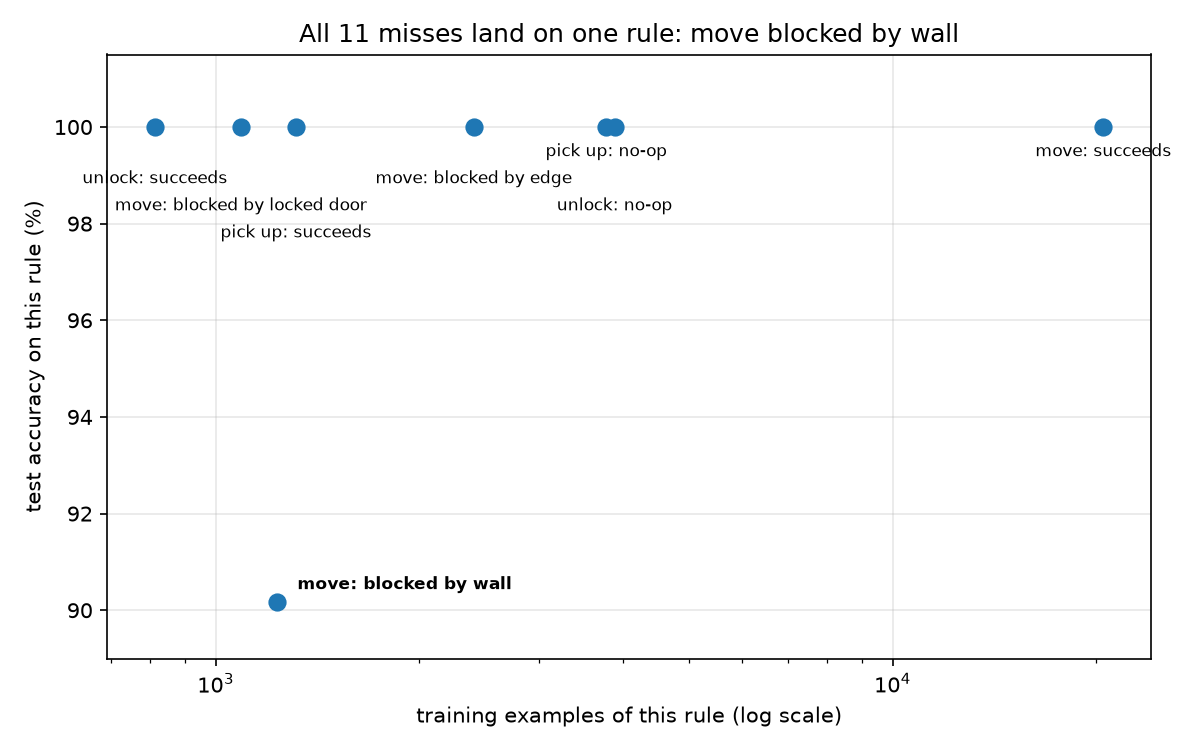

Here is the Python script that generated this plot:
"""Per-rule breakdown of the test results, from committed files only.

Slices every test transition into the rule it exercises (move that works,
move blocked by an edge / a wall / the locked door, pick-up, unlock), then
joins the autopsy's miss list to report exact-match accuracy per rule next
to how often that rule appears in training. No model call is needed: the
autopsy already graded all 3,000 single-step transitions, so accuracy per
rule is 1 - (misses in that rule / test rows in that rule).

Outputs (all deterministic):
  breakdown.md            the per-rule table
  breakdown.png           training exposure vs test accuracy, one dot per rule
  examples/exhibits.jsonl one showcase transition per rule + one real miss

Run: python breakdown.py   (stdlib; matplotlib only for the chart)
"""

import json
import os
import re
from collections import Counter

from env import GRID_SIZE, _DELTAS

HERE = os.path.dirname(os.path.abspath(__file__))

_STATE_RE = re.compile(
    r"agent=\((\d+),(\d+)\); key=(held|\(\d+,\d+\)); "
    r"door=\((\d+),(\d+)\) (locked|unlocked); has_key=(true|false); "
    r"walls=\[([^\]]*)\]"
)


def parse_state(s):
    m = _STATE_RE.fullmatch(s)
    if not m:
        raise ValueError(f"unparseable state: {s}")
    ax, ay, key, dx, dy, lock, has_key, walls = m.groups()
    return {
        "agent": (int(ax), int(ay)),
        "key": None if key == "held" else tuple(int(v) for v in key[1:-1].split(",")),
        "door": (int(dx), int(dy)),
        "locked": lock == "locked",
        "has_key": has_key == "true",
        "walls": {tuple(int(v) for v in w.split(",")) for w in re.findall(r"\((\d+,\d+)\)", walls.replace(" ", ""))},
    }


def categorize(state_str, action):
    """Name the single rule this (state, action) exercises.

    Mirrors env.step's check order (edge, then wall, then locked door) so the
    category is exactly the branch the environment took.
    """
    s = parse_state(state_str)
    if action in _DELTAS:
        ddx, ddy = _DELTAS[action]
        target = (s["agent"][0] + ddx, s["agent"][1] + ddy)
        if not (0 <= target[0] < GRID_SIZE and 0 <= target[1] < GRID_SIZE):
            return "move: blocked by edge"
        if target in s["walls"]:
            return "move: blocked by wall"
        if target == s["door"] and s["locked"]:
            return "move: blocked by locked door"
        return "move: succeeds"
    if action == "pick up":
        return "pick up: succeeds" if (not s["has_key"] and s["key"] == s["agent"]) else "pick up: no-op"
    if action == "unlock":
        adjacent = abs(s["agent"][0] - s["door"][0]) + abs(s["agent"][1] - s["door"][1]) == 1
        ok = s["has_key"] and s["locked"] and adjacent
        return "unlock: succeeds" if ok else "unlock: no-op"
    raise ValueError(f"unknown action: {action}")


# Wall-blocks split out by direction in the README's autopsy discussion;
# keep the table at rule granularity but note direction for the miss rows.
ORDER = [
    "move: succeeds",
    "move: blocked by edge",
    "move: blocked by wall",
    "move: blocked by locked door",
    "pick up: succeeds",
    "pick up: no-op",
    "unlock: succeeds",
    "unlock: no-op",
]

EXPLAIN = {
    "move: succeeds": "an ordinary step onto an empty cell",
    "move: blocked by edge": "walking off the grid — nothing happens",
    "move: blocked by wall": "walking into a wall — nothing happens",
    "move: blocked by locked door": "walking into the locked door — nothing happens",
    "pick up: succeeds": "standing on the key and taking it",
    "pick up: no-op": "'pick up' anywhere else — nothing happens",
    "unlock: succeeds": "key in hand, next to the door — it opens",
    "unlock: no-op": "'unlock' without key/adjacency — nothing happens",
}


def load_jsonl(path):
    with open(os.path.join(HERE, path)) as f:
        return [json.loads(line) for line in f]


def main():
    train = load_jsonl("data/train.jsonl")
    test = load_jsonl("data/test.jsonl")
    misses = [m for m in load_jsonl("autopsy_misses.jsonl") if m["phase"] == "single"]
    missed_keys = {(m["episode"], m["step"]) for m in misses}
    miss_by_key = {(m["episode"], m["step"]): m for m in misses}

    train_counts = Counter(categorize(r["state"], r["action"]) for r in train)
    test_rows = {c: [] for c in ORDER}
    for r in test:
        test_rows[categorize(r["state"], r["action"])].append(r)

    # --- table ---
    lines = [
        "# Per-rule test accuracy (autopsy of 2026-08-29, all 3,000 single-step transitions)",
        "",
        "Generated by `python breakdown.py` from `data/*.jsonl` + `autopsy_misses.jsonl`.",
        "",
        "| Rule | What it means | Train examples | Test examples | Misses | Accuracy |",
        "|---|---|---:|---:|---:|---:|",
    ]
    for cat in ORDER:
        n_test = len(test_rows[cat])
        n_miss = sum(1 for r in test_rows[cat] if (r["episode"], r["step"]) in missed_keys)
        acc = 100.0 * (n_test - n_miss) / n_test if n_test else float("nan")
        lines.append(
            f"| {cat} | {EXPLAIN[cat]} | {train_counts[cat]:,} | {n_test:,} | {n_miss} | {acc:.2f}% |"
        )
    total_miss = len(missed_keys)
    lines += [
        f"| **all** | | **{len(train):,}** | **{len(test):,}** | **{total_miss}** | "
        f"**{100.0 * (len(test) - total_miss) / len(test):.2f}%** |",
        "",
        "Every miss sits in a single row of this table. Note it is *not* simply",
        "the rarest rule — `unlock: succeeds` is rarer (813 examples) and scores",
        "100%. Wall-blocks are where rarity meets the hardest inference: the only",
        "rule that needs coordinate arithmetic against a variable list with no",
        "textual cue (edges are fixed geometry, the door announces itself with",
        "the word 'locked', and unlock's precondition is flagged by has_key).",
    ]
    table = "\n".join(lines) + "\n"
    with open(os.path.join(HERE, "breakdown.md"), "w") as f:
        f.write(table)
    print(table)

    # --- exhibits: first test row of each rule, plus one real miss, with the
    # model's actual output. The autopsy graded every test row, so any row not
    # in the miss list was predicted exactly right (prediction == truth). ---
    exhibits = []
    for cat in ORDER:
        r = min(test_rows[cat], key=lambda r: (r["episode"], r["step"]))
        key = (r["episode"], r["step"])
        exhibits.append({
            "rule": cat,
            "explain": EXPLAIN[cat],
            "episode": r["episode"],
            "step": r["step"],
            "state": r["state"],
            "action": r["action"],
            "truth": r["next_state"],
            "model_prediction": miss_by_key[key]["pred"] if key in missed_keys else r["next_state"],
            "correct": key not in missed_keys,
        })
    m = min(misses, key=lambda m: (m["episode"], m["step"]))
    exhibits.append({
        "rule": "THE FAILURE MODE — " + categorize(m["state"], m["action"]),
        "explain": "the model's only mistake: the world said no-op, it moved through the wall anyway",
        "episode": m["episode"],
        "step": m["step"],
        "state": m["state"],
        "action": m["action"],
        "truth": m["truth"],
        "model_prediction": m["pred"],
        "correct": False,
    })
    os.makedirs(os.path.join(HERE, "examples"), exist_ok=True)
    with open(os.path.join(HERE, "examples", "exhibits.jsonl"), "w") as f:
        for e in exhibits:
            f.write(json.dumps(e) + "\n")
    print(f"wrote examples/exhibits.jsonl ({len(exhibits)} exhibits)")

    # --- chart: training exposure vs test accuracy ---
    try:
        import matplotlib
        matplotlib.use("Agg")
        import matplotlib.pyplot as plt
    except ImportError:
        print("matplotlib not installed - skipped breakdown.png")
        return

    xs, ys, labels = [], [], []
    for cat in ORDER:
        n_test = len(test_rows[cat])
        n_miss = sum(1 for r in test_rows[cat] if (r["episode"], r["step"]) in missed_keys)
        xs.append(train_counts[cat])
        ys.append(100.0 * (n_test - n_miss) / n_test)
        labels.append(cat)

    fig, ax = plt.subplots(figsize=(8, 5))
    ax.scatter(xs, ys, s=60, zorder=3)
    # stagger the labels of the 100% dots so they don't overlap
    depth = 0
    for x, y, label in zip(xs, ys, labels):
        if y < 99:
            ax.annotate(label, (x, y), textcoords="offset points",
                        xytext=(10, 6), fontsize=8, fontweight="bold")
        else:
            ax.annotate(label, (x, y), textcoords="offset points",
                        xytext=(0, -14 - 13 * depth), fontsize=8,
                        ha="center", rotation=0,
                        arrowprops=None)
            depth = (depth + 1) % 4
    ax.set_ylim(89, 101.5)
    ax.set_xscale("log")
    ax.set_xlabel("training examples of this rule (log scale)")
    ax.set_ylabel("test accuracy on this rule (%)")
    ax.set_title("All 11 misses land on one rule: move blocked by wall")
    ax.grid(True, alpha=0.3)
    fig.tight_layout()
    fig.savefig(os.path.join(HERE, "breakdown.png"), dpi=150)
    print("wrote breakdown.png")


if __name__ == "__main__":
    main()
